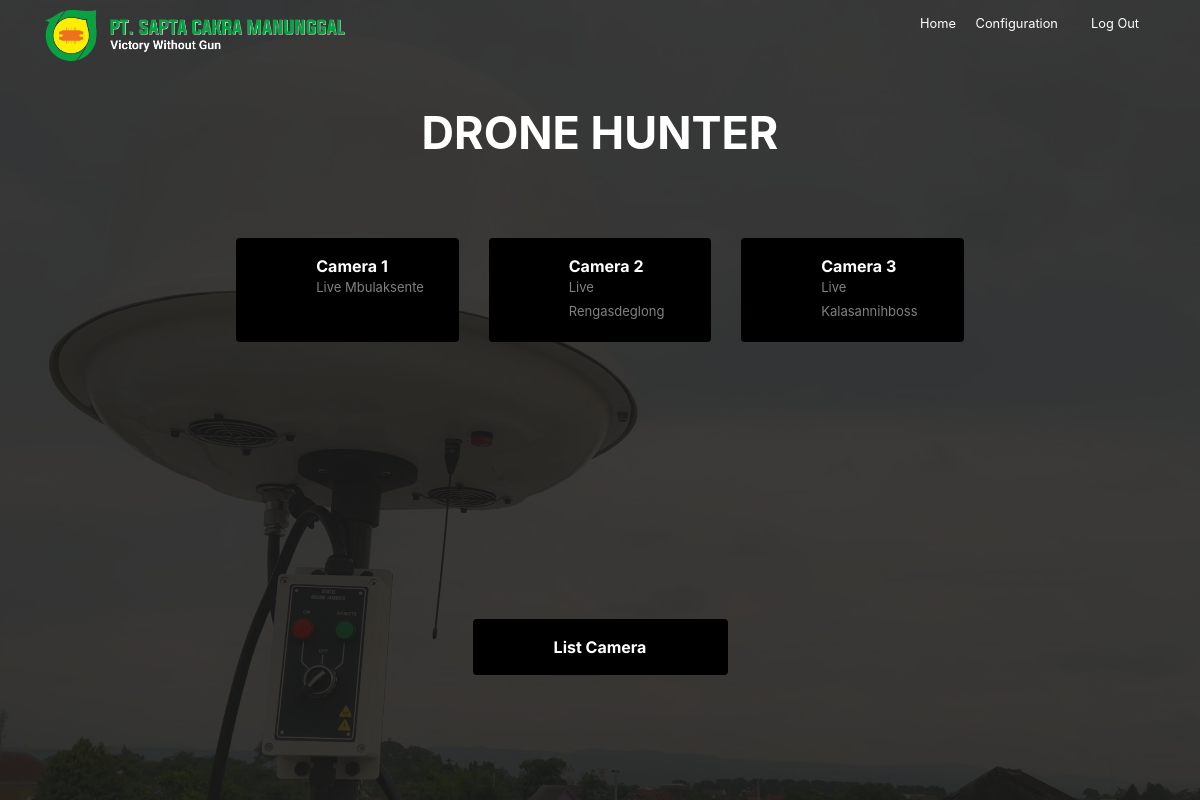
The page /home (signed in) on the database as committed earlier.
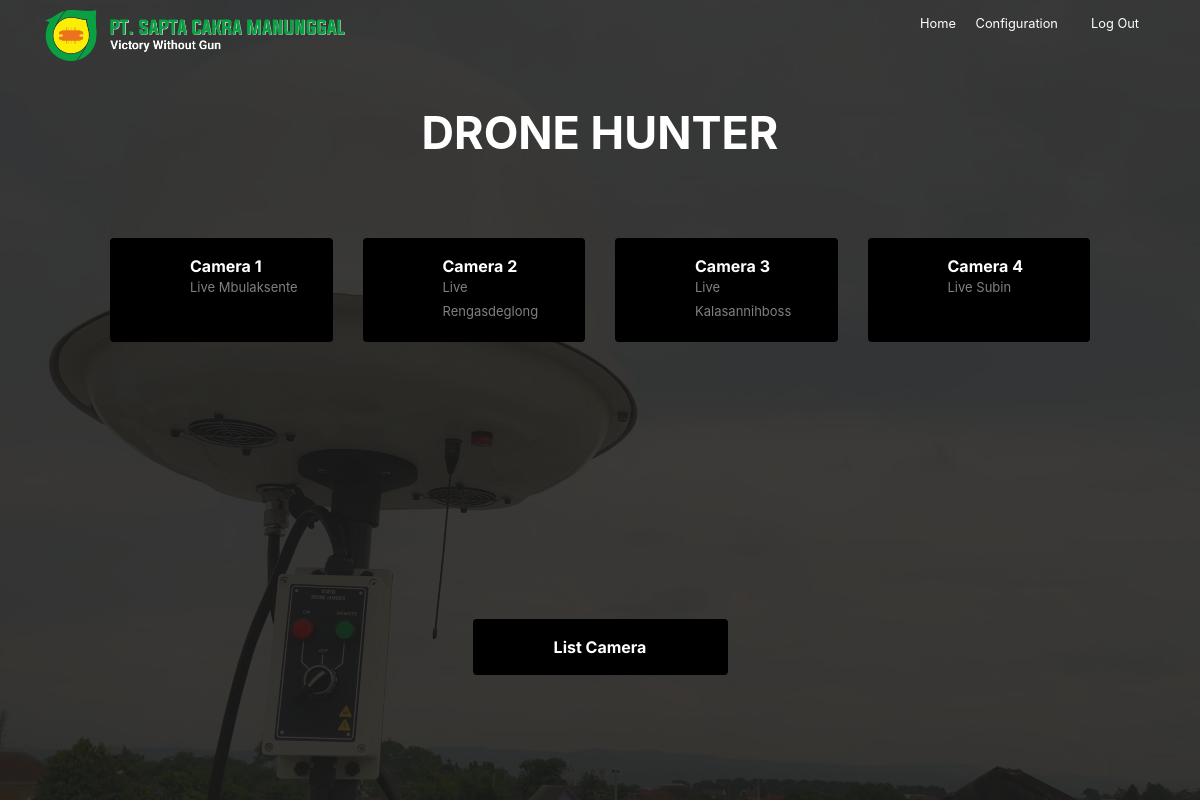
The same page on the database as committed later.
### website/models.py (models this page shows)
class Camera(db.Model):
    id = db.Column(db.Integer, primary_key=True)
    lokasi = db.Column(db.String(100))
    ipcam = db.Column(db.String(100))
    wib_timezone = timezone('Asia/Jakarta')
    date = db.Column(db.DateTime(timezone=True), default=func.now(wib_timezone), server_default=func.now(wib_timezone))

### website/views.py (the view)
@views.route('/', methods=['GET', 'POST'])
@views.route('/home', methods=['GET', 'POST'])
@login_required
def home():
    messages = get_flashed_messages(with_categories=True)
    session.clear()
    cameras = Camera.query.all()
    print(cameras)
    return render_template('home.html', cameras = cameras, flashed_messages=messages)

### website/__init__.py (called while the page is built)
def create_app():
    app = Flask(__name__)
    app.config['SECRET_KEY'] = 'hjshjhdjah kjshkjdhjs'
    app.config['SQLALCHEMY_DATABASE_URI'] = f'sqlite:///{DB_NAME}'
    db.init_app(app)
    from .views import views
    from .auth import auth
    app.register_blueprint(views, url_prefix='/')
    app.register_blueprint(auth, url_prefix='/')
    from .models import User, Camera
    with app.app_context():
        create_database(app)
    login_manager = LoginManager()
    login_manager.login_view = 'auth.login'
    login_manager.init_app(app)
    @login_manager.user_loader
    def load_user(id):
        return User.query.get(int(id))
    return app

### website/templates/home.html (shortened to what this page needs)
<!DOCTYPE html>
<html lang="en">
  <head>
    <link
      rel="stylesheet"
      href="https://unicons.iconscout.com/release/v4.0.0/css/line.css"
    />
    <link
      rel="stylesheet"
      href="{{ url_for('static', filename='css/bootstrap.min.css') }}"
    />
    <link
      rel="stylesheet"
      href="{{ url_for('static', filename='fonts/icomoon/style.css') }}"
    />
    <link
      rel="stylesheet"
      href="{{ url_for('static', filename='css/aos.css') }}"
    />
    <link
      rel="stylesheet"
      href="{{ url_for('static', filename='css/style.css') }}"
    />
    <link
      rel="stylesheet"
      href="https://cdn.jsdelivr.net/npm/sweetalert2@11.0.20/dist/sweetalert2.min.css"
    />
  </head>
  <body>
    <nav class="site-nav mb-5">
      <div class="pb-2 top-bar mb-3">
        <div class="container">
          <div class="row align-text-left">
            <div class="col-6 col-lg-8">
              <img
                class="gambar"
                src="{{ url_for('static', filename='images/saptafull.png') }}"
                alt=""
              />
            </div>
            <div class="col-6 col-lg-4 text-right">
              <a href="/home" class="small mr-3">
                Home
              </a>
              <a href="/sign-up" class="small mr-3"> Configuration </a>
              <a href="#" class="small mr-3" id="logout">
                <span class="icon-lock"></span>
                Log Out
              </a>
            </div>
          </div>
        </div>
      </div>
    </nav>
    <div
      class="untree_co-hero overlay"
      style="background-image: url('{{ url_for('static', filename='images/jammer.jpg') }}');"
    >
      <div class="container">
        <div class="row align-items-center justify-content-center">
          <div class="col-12">
            <div class="row justify-content-center">
              <div class="col-lg-6 text-center">
                <h1
                  class="mb-4 heading text-white"
                  data-aos="fade-up"
                  data-aos-delay="100"
                >
                  DRONE HUNTER
                </h1>
              </div>
            </div>
            <div class="untree_co-section">
              <div class="container">
                <div class="row align-items-stretch justify-content-center">
                  {% for camera in cameras %}
                  <div
                    class="col-sm-6 col-md-6 col-lg-3 mb-4"
                    data-aos="fade-up"
                    data-aos-delay="{{ loop.index * 100 }}"
                  >
                    <a
                      href="{{ url_for('views.Ipcam', id=camera.id) }}"
                      class="category d-flex align-items-start h-100"
                    >
                      <div>
                        <i class="uil uil-camera"></i>
                      </div>
                      <div>
                        <h3><b>Camera {{ camera.id }}</b></h3>
                        <span>Live {{ camera.lokasi }}</span>
                      </div>
                    </a>
                  </div>
                  {% endfor %}
                </div>
              </div>
            </div>
          </div>
          <div
            class="col-sm-2 col-md-6 col-lg-3 mb-4"
            data-aos="fade-up"
            data-aos-delay="300"
          >
            <a
              href="/list-cam"
              class="category d-flex justify-content-center align-items-start h-100"
            >
              <div>
                <h3><b>List Camera</b></h3>
              </div>
            </a>
          </div>
        </div>
      </div>
    </div>
  </body>
</html>

### website/static/css/style.css (style rules this page uses)
body { background-color: gray; }
.top-bar a { color: #ffffff; }
.site-nav { position: absolute; width: 100%; z-index: 9; top: 0; }
.site-nav a { position: relative; z-index: 9; cursor: pointer; }
.site-nav { padding-top: 20px; padding-bottom: 100px; }
.untree_co-hero, .bg-img { background-size: cover; background-position: center center; background-repeat: no-repeat; background-color: rgba(26, 26, 27, 0.85); position: relative; }
.untree_co-hero.overlay, .bg-img.overlay { position: relative; }
.untree_co-hero.overlay:before, .bg-img.overlay:before { position: absolute; content: ""; top: 0; left: 0; right: 0; bottom: 0; background: rgba(26, 26, 27, 0.85); z-index: -0; }
.untree_co-hero > .container, .bg-img > .container { position: relative; z-index: 2; }
.untree_co-hero, .untree_co-hero > .container > .row, .bg-img, .bg-img > .container > .row { height: 100vh; min-height: 650px; }
.untree_co-hero .heading, .bg-img .heading { font-size: 45px; font-weight: 700; line-height: 1.4; }
.untree_co-section { padding: 50px 50px; align-items: center; position: relative; }
.gambar { width: 250px; height: auto; }
.category { display: inline-block; padding: 20px; background:black; border-radius: 4px; align-items: center; text-decoration: none !important; }
.category, .category h3, .category span { -webkit-transition: .3s all ease; -o-transition: .3s all ease; transition: .3s all ease; }
.category h3 { font-family: "Inter", sans-serif; margin: 0; font-size: 16px; line-height: 1; color: white; }
.category span { font-size: 13px; color: grey; }
.category .uil { text-align: center; display: inline-block; color: #00aeff; width: 40px; height: 40px; border-radius: 10px; margin-right: 20px; background: black; font-size: 30px; line-height: 40px; }
@media (min-width: 768px) { .top-bar { width: 100%; } }
@media (min-width: 768px) { .site-nav { padding-top: 10px; padding-bottom: 50px; } }
@media (min-width: 768px) { .gambar { width: 300px; } }

Rows that differ between the two databases and show on the page:
added Camera: id "4", lokasi "Subin"
